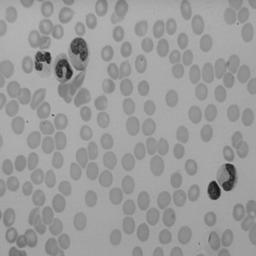
#> input picture TP3/tpseg/images/cell.tif, 256 x 256 px, shrunk from 512 x 512 before the run
$ jupyter execute sobel.ipynb
#> lines starting #> are read from the running program, lines starting #| are printed output that depends on the picture; after the words box and inside, x2 and y2 are one past the last pixel; in counts of white or black regions, pixels touching at a corner belong together
#> further down, ima is the input picture: shape (256, 256); min 24, max 181, mean 155.6
### TP3/tpseg/mrlab.py
# -*- coding: utf-8 -*-
#
#
#
#########################################################################
u"""
lecture, écriture et affichage d'images à forte dynamique, réeles ou complexes (radar)
"""

MRLABVERSION=u"V0.1  Version du 21 mai 2019"

#############################################################################
import numpy as np

import math

globalparamnotebook=0

##############################################################################
#
def version():
    return MRLABVERSION
##############################################################################
#############################
# [84 lines left out: functions notebook, dericheGradX, dericheGradY, not called in this run]


################################################
# 22 mai 2019
def sobelGradX(ima):

    nl,nc=ima.shape
#> nl = 256; nc = 256
    gradx=np.zeros((nl,nc))


#gradx=np.zeros(nl,nc)
    for i in range(1,nl-1):
        for j in range(1,nc-1):
            gradx[i,j]=ima[i-1,j+1]+2*ima[i,j+1]+ima[i+1,j+1]-ima[i-1,j-1]-2*ima[i,j-1]-ima[i+1,j-1];
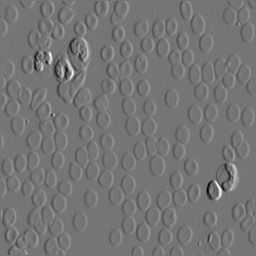
#> gradx: shape (256, 256) float64; min -1.61, max 1.88, mean -0.000315; drawn with min black and max white

    return gradx

################################################
# 22 mai 2019
def sobelGradY(ima):

    nl,nc=ima.shape
#> nl = 256; nc = 256
    grady=np.zeros((nl,nc))


#gradx=np.zeros(nl,nc)
    for i in range(1,nl-1):
        for j in range(1,nc-1):
            grady[i,j]=ima[i+1,j-1]+2*ima[i+1,j]+ima[i+1,j+1]-ima[i-1,j-1]-2*ima[i-1,j]-ima[i-1,j+1];
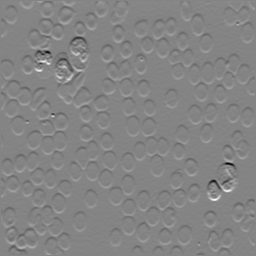
#> grady: shape (256, 256) float64; min -1.92, max 1.77, mean -0.000377; drawn with min black and max white

    return grady
################################################
# 27 juilet 2019
def toto(a):
    print ('a : %f'%a)

################################################
# 22 mai 2019

# [72 lines left out: functions normeGradient, dericheSmoothX, dericheSmoothY, not called in this run]


################################################
# 22 mai 2019
def maximaDirectionGradient(gradx,grady):


    nl,nc=gradx.shape

    norme=np.sqrt(gradx*gradx+grady*grady)+0.1

    gradx=np.divide(gradx,norme)
    grady=np.divide(grady,norme)

    contours=np.zeros((nl,nc),dtype=int);

    for i in range(1,nl-1):
        for j in range(1,nc-1):
            G1=interpolationbilineaire(norme,i+grady[i,j],j+gradx[i,j]);
            G2=interpolationbilineaire(norme,i-grady[i,j],j-gradx[i,j]);
            if norme[i,j]>=G1 and norme[i,j]>=G2 and norme[i,j] >= 0.5:
                contours[i,j]=1
            else:
                contours[i,j]=0

    return contours

################################################
# 22 mai 2019
def interpolationbilineaire(ima,l,c):

    l,c

    l1=l-np.floor(l)
    l2=np.ceil(l)-l
    c1=c-np.floor(c)
    c2=np.ceil(c)-c


    ll=np.uint32(np.floor(l))
    cc=np.uint32(np.floor(c))

    val=ima[ll,cc]*l2*c2+ima[ll+1,cc]*l1*c2+ima[ll,cc+1]*l2*c1+ima[ll+1,cc+1]*l1*c1

    return val


############################################################################
# Septembre 2017 : une liste de paramètres sont requis
#

### TP3/tpseg/sobel.ipynb
[cell 1]
#!/usr/bin/env python
# -*- coding: utf-8 -*-
"""
Created on 22 May 2019

@author: M Roux
"""

import math
import numpy as np
import matplotlib.pyplot as plt
import skimage as sk

from scipy import ndimage
from scipy import signal

from skimage import io

from skimage import filters


##############################################

import mrlab as mr

##############################################"

[cell 2]
############## le close('all') de Matlab
plt.close('all')
################################"


ima=io.imread('images/cell.tif')
sigma=0
seuilnorme=1

[cell 3]
plt.figure('Image originale')
plt.imshow(ima, cmap='gray')

[cell 4]
gfima=filters.gaussian(ima,sigma)


plt.figure('Image filtrée (passe-bas)')
plt.imshow(gfima, cmap='gray')

[cell 5]
gradx=mr.sobelGradX(gfima)
grady=mr.sobelGradY(gfima)

plt.figure('Gradient horizontal')
plt.imshow(gradx, cmap='gray')

plt.figure('Gradient vertical')
plt.imshow(grady, cmap='gray')

[cell 6]
norme=np.sqrt(gradx*gradx+grady*grady)
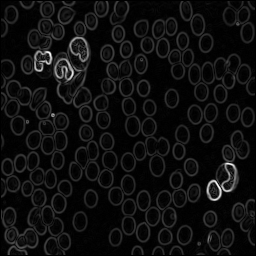
#> norme: shape (256, 256) float64; min 0, max 1.98, mean 0.117; drawn with min black and max white


plt.figure('Norme du gradient')
plt.imshow(norme, cmap='gray')

[cell 7]
direction=np.arctan2(grady,gradx)
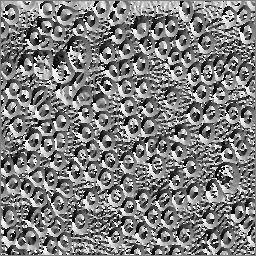
#> direction: shape (256, 256) float64; min -3.14, max 3.14, mean -0.0212; drawn with min black and max white

plt.figure('Direction du Gradient')
plt.imshow(direction, cmap='gray')

[cell 8]
seuilnorme=0.1

contoursnorme =(norme>seuilnorme)
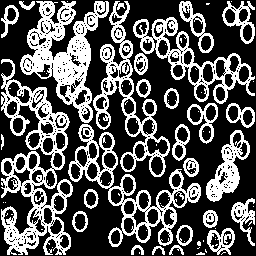
#> contoursnorme: shape (256, 256) bool; 34.1% white; 79 white regions (52 under 20 px), largest, box (x1, y1, x2, y2) and area: (1, 59, 73, 255) 4809, (20, 1, 109, 123) 4115, (68, 124, 201, 247) 2891


plt.figure('Norme seuillée')
plt.imshow(255*contoursnorme)
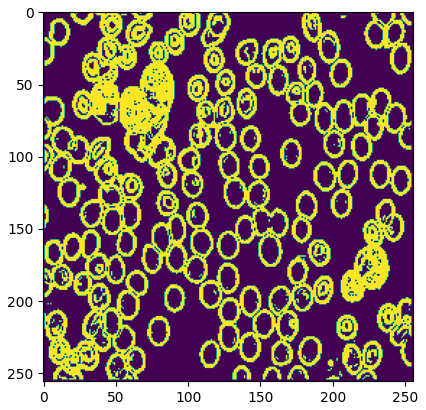
#> figure drawn by matplotlib, 1 panel

[cell 9]
contours=np.uint8(mr.maximaDirectionGradient(gradx,grady))
#> in maximaDirectionGradient, `gradx=np.divide(gradx,norme)`:
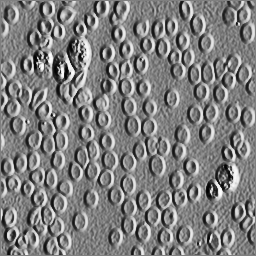
#> gradx: shape (256, 256) float64; min -0.941, max 0.945, mean 0.000161; drawn with min black and max white
#> in maximaDirectionGradient, `grady=np.divide(grady,norme)`:
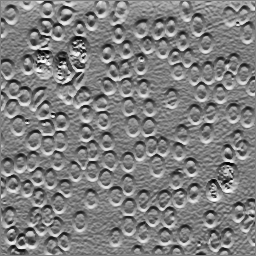
#> grady: shape (256, 256) float64; min -0.948, max 0.944, mean -0.00346; drawn with min black and max white
#> the loop in maximaDirectionGradient, `for i in range(1,nl-1):` made 254 passes
#> after the loop in maximaDirectionGradient, `for i in range(1,nl-1):`:
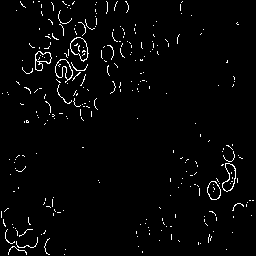
#> contours: shape (256, 256) int64; values 0 (black) and 1 (white), 2.4% white in thin lines or dots

plt.figure('Maxima du gradient dans la direction du gradient')
plt.imshow(255*contours)
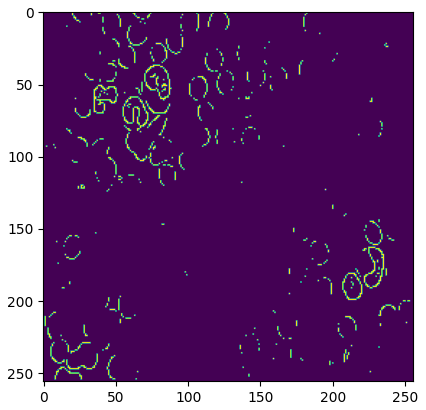
#> figure drawn by matplotlib, 1 panel

[cell 10]
valcontours=(norme>seuilnorme)*contours

plt.figure()
plt.imshow(255*valcontours)
plt.show()
